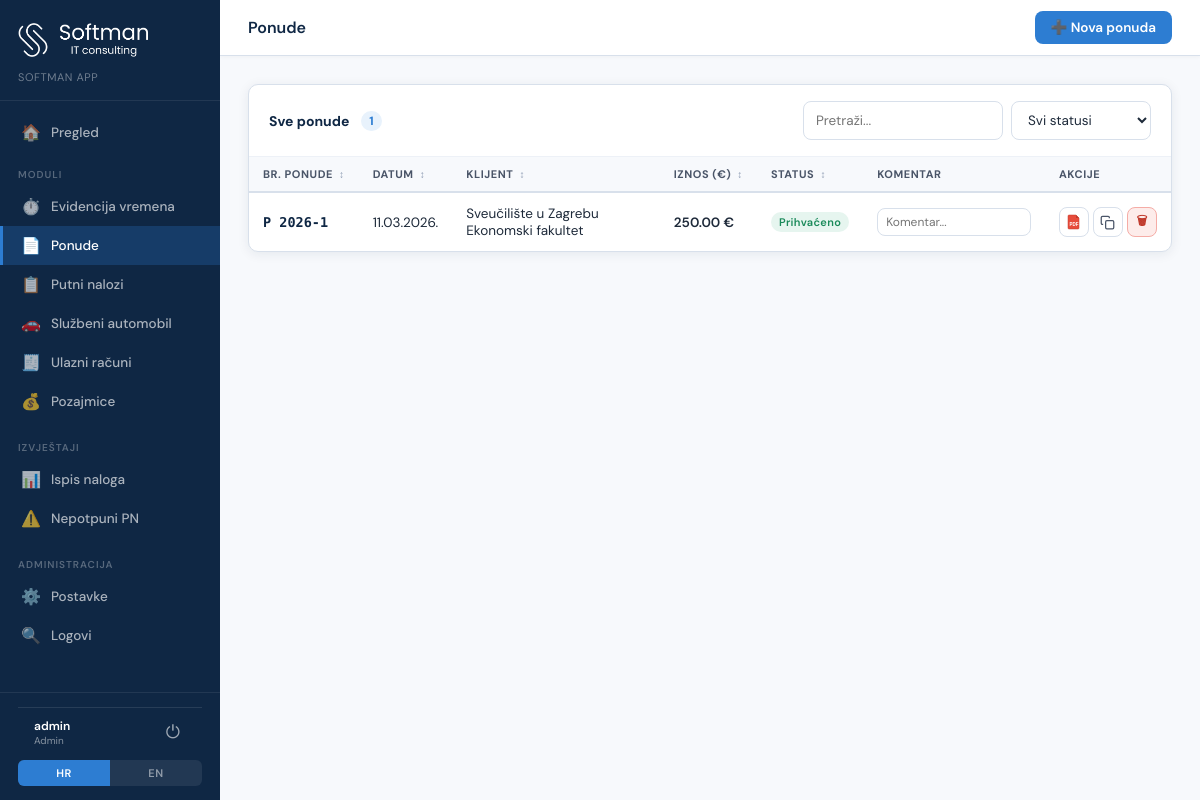
Page /quotes (signed in) on the committed database.
### tables this page shows
CREATE TABLE quotes (
            id INTEGER PRIMARY KEY AUTOINCREMENT,
            auto_id TEXT UNIQUE NOT NULL,
            status TEXT DEFAULT 'draft',
            issue_date TEXT,
            valid_days INTEGER DEFAULT 7,
            place_of_issue TEXT DEFAULT 'Zagreb',
            client_id INTEGER,
            prepared_by_id INTEGER,
            notes TEXT,
            pdv_rate REAL DEFAULT 25,
            total_net REAL DEFAULT 0,
            total_pdv REAL DEFAULT 0,
            total_gross REAL DEFAULT 0,
            pdf_path TEXT,
            created_at TIMESTAMP DEFAULT CURRENT_TIMESTAMP,
            updated_at TIMESTAMP DEFAULT CURRENT_TIMESTAMP
        , comment TEXT);

CREATE TABLE clients (
            id INTEGER PRIMARY KEY AUTOINCREMENT,
            name TEXT NOT NULL,
            is_default INTEGER DEFAULT 0,
            created_at TIMESTAMP DEFAULT CURRENT_TIMESTAMP
        , address TEXT, oib TEXT, is_client INTEGER DEFAULT 1);

### app.py (the view)
@app.route('/quotes')
@require_perm('can_view_quotes')
def quotes_list():
    audit('view', module='ponude', entity='list')
    conn = get_db()
    quotes = conn.execute('''
        SELECT q.*, c.name as client_name
        FROM quotes q LEFT JOIN clients c ON q.client_id = c.id
        WHERE 1=1 ORDER BY q.id DESC
    ''').fetchall()
    conn.close()
    return render_template('quotes_list.html', quotes=rows_to_dicts(quotes))

### app.py (called while the page is built, shortened)
def decode_token(token):
    try:
        return pyjwt.decode(token, JWT_SECRET, algorithms=['HS256'])
    except:
        return None

def get_current_user():
    token = request.cookies.get('auth_token')
    if not token:
        return None
    return decode_token(token)

def require_perm(perm):
    def decorator(f):
        @wraps(f)
        def decorated(*args, **kwargs):
            user = get_current_user()
            if not user:
                return redirect('/login')
            if user.get('is_admin') or user.get(perm):
                return f(*args, **kwargs)
            return render_template('403.html', user=user), 403
        return decorated
    return decorator

@app.context_processor
def inject_current_user():
    user = get_current_user()
    return {'current_user': user or {}}

@app.template_filter('fmt_date')
def fmt_date(value):
    if not value:
        return ''
    try:
        s = str(value)[:10]
        if len(s) == 10 and s[4] == '-':
            y, m, d = s.split('-')
            return f"{d}.{m}.{y}."
        return s
    except:
        return str(value)

def get_db():
    conn = sqlite3.connect(DB_PATH)
    conn.row_factory = sqlite3.Row
    conn.execute("PRAGMA foreign_keys = ON")
    return conn

def rows_to_dicts(rows):
    return [dict(r) for r in rows] if rows else []

def audit(action, module=None, entity=None, entity_id=None, detail=None):
    try:
        from flask import request as _req
        user = get_current_user()
        user_id = user.get('user_id') if user else None
        username = user.get('username') if user else 'nepoznat'
        try:
            ip = _req.headers.get('X-Forwarded-For', _req.remote_addr or '').split(',')[0].strip()
        except:
            ip = None
        conn = get_db()
        conn.execute(
            """INSERT INTO audit_log (user_id, username, action, module, entity, entity_id, detail, ip_address, created_at)
               VALUES (?,?,?,?,?,?,?,?,?)""",
            (user_id, username, action, module, entity, entity_id, detail, ip, datetime.now().isoformat())
        )
        conn.commit()
        conn.close()
    except Exception as e:
        pass  # Audit nikad ne smije srušiti aplikaciju

### templates/quotes_list.html (shortened to what this page needs)
{% extends "base.html" %}
{% set active = 'quotes' %}
{% block topbar_title %}Ponude{% endblock %}
{% block topbar_actions %}
<a href="/quotes/new" class="btn btn-primary" title="Kreiraj novu ponudu">➕ Nova ponuda</a>
{% endblock %}
{% block content %}
<div class="card">
  <div class="card-header">
    <div style="display:flex;align-items:center;gap:12px;">
      <span class="card-title">Sve ponude</span>
      <span style="background:var(--accent-light);color:var(--accent);padding:2px 8px;border-radius:20px;font-size:12px;font-weight:700;" id="q-count">{{ quotes|length }}</span>
    </div>
    <div style="display:flex;gap:8px;">
      <input type="text" id="q-search" class="form-control" style="width:200px;" placeholder="Pretraži..." oninput="filterQuotes()">
      <select id="q-status" class="form-control" style="width:140px;" onchange="filterQuotes()">
        <option value="">Svi statusi</option>
      </select>
    </div>
  </div>
  <div class="table-wrap">
    <table id="q-table">
      <thead>
        <tr>
          <th class="sortable" data-col="0" onclick="sortQ(0)">Br. Ponude <span class="sort-icon">↕</span></th>
          <th class="sortable" data-col="1" onclick="sortQ(1)">Datum <span class="sort-icon">↕</span></th>
          <th class="sortable" data-col="2" onclick="sortQ(2)">Klijent <span class="sort-icon">↕</span></th>
          <th class="sortable" data-col="3" onclick="sortQ(3)">Iznos (€) <span class="sort-icon">↕</span></th>
          <th class="sortable" data-col="4" onclick="sortQ(4)">Status <span class="sort-icon">↕</span></th>
          <th>Komentar</th>
          <th>Akcije</th>
        </tr>
      </thead>
      <tbody id="q-tbody">
        {% for q in quotes %}
        <tr data-status="{{ q.status }}" data-id="{{ q.id }}" data-search="{{ q.auto_id }} {{ q.client_name or '' }}" style="cursor:pointer;">
          <td data-val="{{ q.auto_id }}"><span style="font-family:'DM Mono',monospace;font-weight:600;color:var(--navy);">P {{ q.auto_id }}</span></td>
          <td data-val="{{ q.issue_date or '' }}">{{ q.issue_date|fmt_date or '—' }}</td>
          <td data-val="{{ q.client_name or '' }}">{{ q.client_name or '—' }}</td>
          <td data-val="{{ q.total_gross or 0 }}" style="font-weight:600;">{{ '%.2f'|format(q.total_gross or 0) }} €</td>
          <td data-val="{{ q.status }}">
            {% if q.status == 'draft' %}<span class="badge badge-draft">Nacrt</span>
            {% elif q.status == 'sent' %}<span class="badge badge-submitted">Poslano</span>
            {% elif q.status == 'accepted' %}<span class="badge badge-approved">Prihvaćeno</span>
            {% elif q.status == 'rejected' %}<span class="badge" style="background:#fdecea;color:#c0392b;">Odbijeno</span>
            {% endif %}
          </td>
          <td style="min-width:180px;">
            <div style="display:flex;align-items:center;gap:6px;">
              <input type="text" class="form-control" style="font-size:12px;padding:4px 8px;height:28px;"
                id="comment-{{ q.id }}"
                value="{{ q.comment or '' }}"
                placeholder="Komentar..."
                onblur="saveComment({{ q.id }})">
            </div>
          </td>
          <td>
            <div style="display:flex;gap:4px;align-items:center;">
              <a href="/quotes/{{ q.id }}/pdf" target="_blank" class="btn btn-sm btn-secondary" style="width:30px;height:30px;padding:0;display:flex;align-items:center;justify-content:center;" title="Preuzmi PDF"></a>
              <a href="/quotes/{{ q.id }}/copy" class="btn btn-sm btn-secondary" style="width:30px;height:30px;padding:0;display:flex;align-items:center;justify-content:center;" title="Kopiraj ponudu"><svg width="15" height="15" viewBox="0 0 24 24" fill="none" stroke="currentColor" stroke-width="2"><rect x="9" y="9" width="13" height="13" rx="2"/><path d="M5 15H4a2 2 0 0 1-2-2V4a2 2 0 0 1 2-2h9a2 2 0 0 1 2 2v1"/></svg></a>
              {% if current_user.get('is_admin') or current_user.get('can_delete_quotes') %}
              <button class="btn btn-sm" style="width:30px;height:30px;padding:0;display:flex;align-items:center;justify-content:center;background:#fdecea;color:#c0392b;border:1px solid #f5aca6;" onclick="deleteQuote({{ q.id }}, '{{ q.auto_id }}')" title="Obriši ponudu">🗑</button>
              {% endif %}
            </div>
          </td>
        </tr>
        {% else %}
        <tr><td colspan="6" style="text-align:center;padding:40px;color:var(--gray-400);">
          <div style="font-size:32px;margin-bottom:8px;">📄</div>
          <div>Nema ponuda. Kreirajte prvu!</div>
        </td></tr>
        {% endfor %}
      </tbody>
    </table>
  </div>
</div>
{% endblock %}

### templates/base.html (style rules this page uses)
:root { --navy: #0f2744; --blue: #1a4b8c; --accent: #2d7dd2; --accent-light: #e8f2fc; --green: #1a8a5a; --green-light: #e6f5ef; --amber: #c47d0e; --amber-light: #fef3e2; --red: #c0392b; --red-light: #fdecea; --gray-50: #f7f9fc; --gray-100: #edf1f7; --gray-200: #d8e0eb; --gray-400: #8a99b0; --gray-600: #4a5568; --gray-800: #1e2a3a; --white: #ffffff; --sidebar-w: 220px; --radius: 8px; --shadow: 0 2px 12px rgba(15,39,68,0.08); --shadow-lg: 0 8px 32px rgba(15,39,68,0.12); }
*, *::before, *::after { box-sizing: border-box; margin: 0; padding: 0; }
body { font-family: 'DM Sans', sans-serif; background: var(--gray-50); color: var(--gray-800); display: flex; min-height: 100vh; font-size: 14px; }
.btn { display: inline-flex; align-items: center; gap: 6px; padding: 8px 16px; border-radius: var(--radius); font-family: inherit; font-size: 13.5px; font-weight: 600; cursor: pointer; border: none; transition: all 0.15s; text-decoration: none; white-space: nowrap; }
.btn-primary { background: var(--accent); color: white; }
.btn-secondary { background: white; color: var(--gray-600); border: 1.5px solid var(--gray-200); }
.btn-sm { padding: 5px 10px; font-size: 12px; }
.card { background: white; border-radius: 10px; border: 1px solid var(--gray-200); box-shadow: var(--shadow); }
.card-header { padding: 16px 20px; border-bottom: 1px solid var(--gray-100); display: flex; align-items: center; justify-content: space-between; }
.card-title { font-size: 14px; font-weight: 700; color: var(--navy); }
.form-control { width: 100%; padding: 9px 12px; border: 1.5px solid var(--gray-200); border-radius: var(--radius); font-family: inherit; font-size: 13.5px; color: var(--gray-800); background: white; transition: border-color 0.15s; outline: none; }
select.form-control { cursor: pointer; }
.badge { display: inline-flex; align-items: center; padding: 3px 8px; border-radius: 20px; font-size: 11px; font-weight: 600; letter-spacing: 0.03em; }
.badge-approved { background: var(--green-light); color: var(--green); }
.table-wrap { overflow-x: auto; }
table { width: 100%; border-collapse: collapse; }
th { background: var(--gray-50); padding: 10px 14px; text-align: left; font-size: 11px; font-weight: 700; color: var(--gray-600); text-transform: uppercase; letter-spacing: 0.05em; border-bottom: 2px solid var(--gray-200); white-space: nowrap; }
td { padding: 12px 14px; border-bottom: 1px solid var(--gray-100); font-size: 13.5px; vertical-align: middle; }
tr:last-child td { border-bottom: none; }

### templates/quotes_list.html (style rules this page uses)
.sortable { cursor:pointer;user-select:none; }
.sort-icon { font-size:10px;color:var(--gray-400);margin-left:3px; }

### rows in the picture
quotes: auto_id "2026-1", issue_date|fmt_date "11.03.2026.", name "Sveučilište u Zagrebu Ekonomski fakultet", total_gross "250.00", status "Prihvaćeno"

### other values in the picture
{{ current_user.get('username', '') }} "admin"
{{ quotes|length }} "1"
